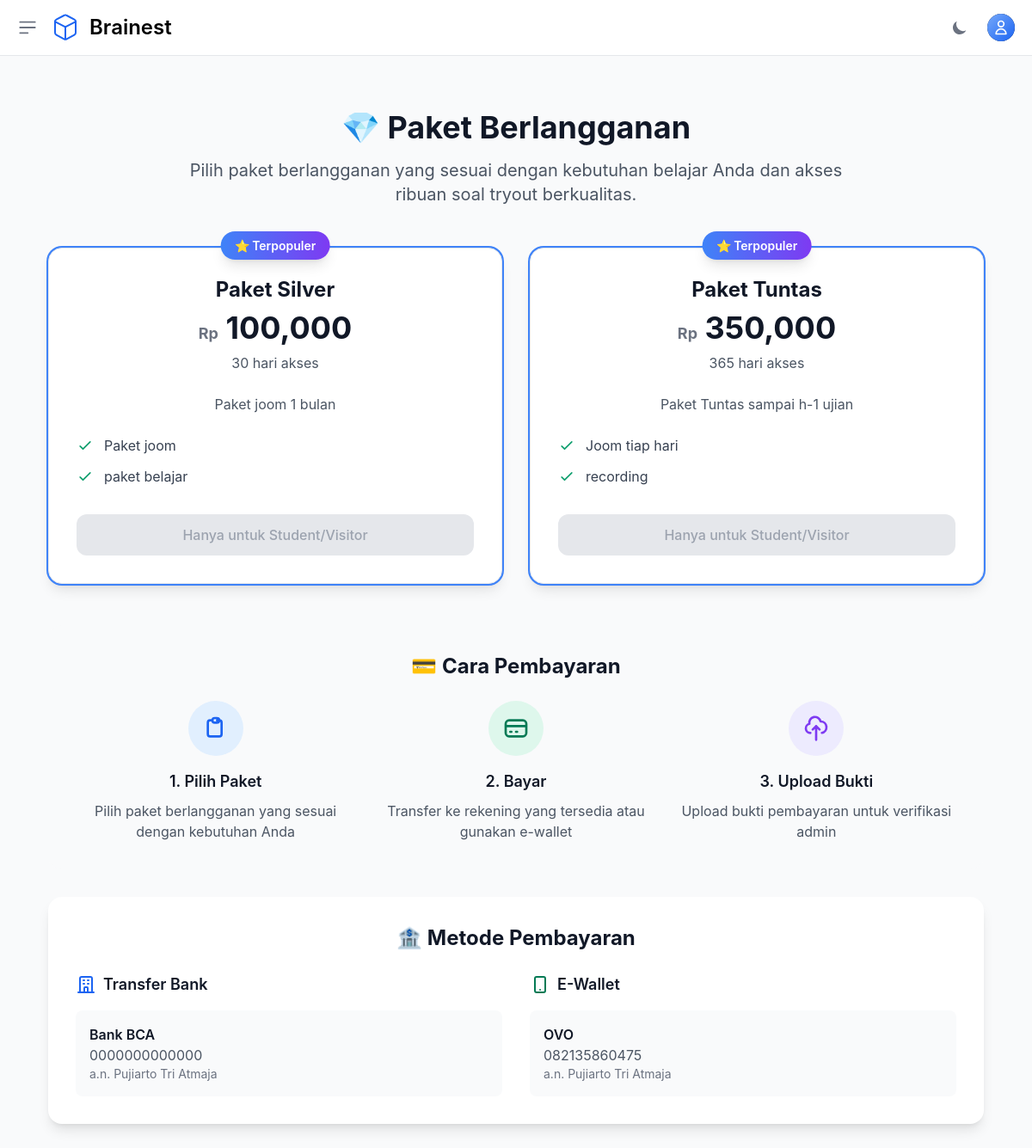
The app's page /subscription/packages/ (signed in) with its own data.
### otosapp/models.py (models this page shows, shortened)
class SubscriptionPackage(models.Model):
    name = models.CharField(max_length=100, verbose_name="Nama Paket")
    description = models.TextField(verbose_name="Deskripsi Paket")
    features = models.TextField(help_text="Fitur-fitur yang tersedia (satu per baris)", verbose_name="Fitur")
    price = models.DecimalField(max_digits=10, decimal_places=2, verbose_name="Harga")
    duration_days = models.IntegerField(verbose_name="Durasi (hari)")
    is_active = models.BooleanField(default=True, verbose_name="Aktif")
    created_at = models.DateTimeField(auto_now_add=True)
    updated_at = models.DateTimeField(auto_now=True)
    access_level = models.CharField(
        max_length=20,
        choices=AccessLevel.choices,
        default=AccessLevel.SILVER,
        help_text="Tentukan tier akses yang diberikan paket ini"
    )
    is_featured = models.BooleanField(default=False, verbose_name="Paket Unggulan")
    class Meta:
        verbose_name = "Paket Berlangganan"
        verbose_name_plural = "Paket Berlangganan"
        ordering = ['price']
    def get_features_list(self):
        return [feature.strip() for feature in self.features.split('\n') if feature.strip()]

class PaymentMethod(models.Model):
    PAYMENT_TYPES = [
        ('bank', 'Transfer Bank'),
        ('ewallet', 'E-Wallet'),
        ('other', 'Lainnya'),
    ]
    name = models.CharField(max_length=100, verbose_name="Nama Metode Pembayaran")
    payment_type = models.CharField(max_length=10, choices=PAYMENT_TYPES, default='bank', verbose_name="Jenis Pembayaran")
    account_number = models.CharField(max_length=50, verbose_name="Nomor Rekening/Akun")
    account_name = models.CharField(max_length=100, verbose_name="Nama Pemilik Rekening")
    is_active = models.BooleanField(default=True, verbose_name="Aktif")
    created_at = models.DateTimeField(auto_now_add=True)
    updated_at = models.DateTimeField(auto_now=True)
    class Meta:
        verbose_name = "Metode Pembayaran"
        verbose_name_plural = "Metode Pembayaran"
        ordering = ['payment_type', 'name']

### otosapp/views.py (the view)
# urls.py: path('subscription/packages/', views.subscription_packages, name='subscription_packages'),
def subscription_packages(request):
    packages = SubscriptionPackage.objects.filter(is_active=True).annotate(
        access_level_order=Case(
            When(access_level=AccessLevel.SILVER, then=0),
            When(access_level=AccessLevel.GOLD, then=1),
            When(access_level=AccessLevel.TUNTAS, then=2),
            When(access_level=AccessLevel.VISITOR, then=3),
            default=4,
            output_field=IntegerField(),
        )
    ).order_by('access_level_order', 'price')
    payment_methods = PaymentMethod.objects.filter(is_active=True).order_by('payment_type', 'name')
    pending_payment = None
    if request.user.is_authenticated:
        pending_payment = PaymentProof.objects.filter(
            user=request.user,
            status='pending'
        ).first()
        user_access_level = request.user.get_access_level() if hasattr(request.user, 'get_access_level') else AccessLevel.VISITOR
    else:
        user_access_level = AccessLevel.VISITOR
    context = {
        'packages': packages,
        'payment_methods': payment_methods,
        'pending_payment': pending_payment,
        'access_level_choices': [
            (value, label) for value, label in AccessLevel.choices if value != AccessLevel.VISITOR
        ],
        'user_access_level': user_access_level,
        'user_access_level_label': _get_access_level_label(user_access_level),
    }
    if request.user.is_authenticated:
        context['subscription_status'] = request.user.get_subscription_status()
    return render(request, 'subscription/packages.html', context)

### otosapp/models.py (called while the page is built, shortened)
    def is_visitor(self):
        return self.role and self.role.role_name == 'Visitor'

    def is_student(self):
        return self.role and self.role.role_name == 'Student'

    def get_access_level(self):
        if getattr(self, 'is_superuser', False):
            return AccessLevel.TUNTAS

### otosapp/views.py (called while the page is built)
def _get_access_level_label(level_value):
    try:
        return AccessLevel(level_value).label
    except (ValueError, TypeError):
        return str(level_value).title() if level_value else 'Tidak diketahui'

### otosapp/templates/subscription/packages.html (shortened to what this page needs)
{% extends 'base.html' %}
{% load humanize %}
{% block content %}
<div class="max-w-7xl mx-auto px-4 sm:px-6 lg:px-8 py-8">
    <div class="text-center mb-12">
        <h1 class="text-4xl font-bold text-gray-900 dark:text-white mb-4">
            💎 Paket Berlangganan
        </h1>
        <p class="text-xl text-gray-600 dark:text-gray-400 max-w-3xl mx-auto">
            Pilih paket berlangganan yang sesuai dengan kebutuhan belajar Anda dan akses ribuan soal tryout berkualitas.
        </p>
    </div>
    <div class="grid grid-cols-1 md:grid-cols-2 lg:grid-cols-{% if packages|length == 4 %}4{% elif packages|length == 3 %}3{% else %}2{% endif %} gap-8 mb-12">
        {% for package in packages %}
        <div class="relative bg-white dark:bg-gray-800 rounded-2xl shadow-lg border border-gray-200 dark:border-gray-700 hover:shadow-xl transition-all duration-300 {% if package.is_featured %}ring-2 ring-blue-500 dark:ring-blue-400{% endif %}">
            {% if package.is_featured %}
            <div class="absolute -top-4 left-1/2 transform -translate-x-1/2">
                <span class="bg-gradient-to-r from-blue-500 to-purple-600 text-white px-4 py-2 rounded-full text-sm font-semibold shadow-lg">
                    ⭐ Terpopuler
                </span>
            </div>
            {% endif %}
            <div class="p-8">
                <div class="text-center mb-6">
                    <h3 class="text-2xl font-bold text-gray-900 dark:text-white mb-2">{{ package.name }}</h3>
                    <div class="text-4xl font-bold text-gray-900 dark:text-white mb-2">
                        <span class="text-lg text-gray-500 dark:text-gray-400">Rp</span>
                        {{ package.price|floatformat:0|intcomma }}
                    </div>
                    <p class="text-gray-600 dark:text-gray-400">{{ package.duration_days }} hari akses</p>
                </div>
                <div class="mb-6">
                    <p class="text-gray-600 dark:text-gray-400 text-center">{{ package.description }}</p>
                </div>
                <div class="mb-8">
                    <ul class="space-y-3">
                        {% for feature in package.get_features_list %}
                        <li class="flex items-center">
                            <svg class="w-5 h-5 text-green-500 mr-3 flex-shrink-0" fill="none" stroke="currentColor" viewBox="0 0 24 24">
                                <path stroke-linecap="round" stroke-linejoin="round" stroke-width="2" d="M5 13l4 4L19 7"/>
                            </svg>
                            <span class="text-gray-700 dark:text-gray-300">{{ feature }}</span>
                        </li>
                        {% endfor %}
                    </ul>
                </div>
                <div class="text-center">
                    {% if user.is_authenticated %}
                        {% if user.is_visitor %}
                            {% if not pending_payment %}
                            <a href="{% url 'upload_payment_proof' package.id %}"
                               class="w-full inline-flex items-center justify-center px-6 py-3 text-base font-medium text-white bg-gradient-to-r {% if package.is_featured %}from-blue-500 to-purple-600 hover:from-blue-600 hover:to-purple-700{% else %}from-gray-600 to-gray-700 hover:from-gray-700 hover:to-gray-800{% endif %} rounded-xl shadow-lg hover:shadow-xl transition-all duration-300 transform hover:scale-105">
                                <svg class="w-5 h-5 mr-2" fill="none" stroke="currentColor" viewBox="0 0 24 24">
                                    <path stroke-linecap="round" stroke-linejoin="round" stroke-width="2" d="M3 10h18M7 15h1m4 0h1m-7 4h12a3 3 0 003-3V8a3 3 0 00-3-3H6a3 3 0 00-3 3v8a3 3 0 003 3z"/>
                                </svg>
                                Bayar Sekarang
                            </a>
                            {% else %}
                            <button disabled class="w-full inline-flex items-center justify-center px-6 py-3 text-base font-medium text-gray-400 bg-gray-200 dark:bg-gray-700 rounded-xl cursor-not-allowed">
                                <svg class="w-5 h-5 mr-2" fill="none" stroke="currentColor" viewBox="0 0 24 24">
                                    <path stroke-linecap="round" stroke-linejoin="round" stroke-width="2" d="M12 8v4l3 3m6-3a9 9 0 11-18 0 9 9 0 0118 0z"/>
                                </svg>
                                Menunggu Verifikasi
                            </button>
                            {% endif %}
                        {% else %}
                            <button disabled class="w-full inline-flex items-center justify-center px-6 py-3 text-base font-medium text-gray-400 bg-gray-200 dark:bg-gray-700 rounded-xl cursor-not-allowed">
                                Hanya untuk Student/Visitor
                            </button>
                        {% endif %}
                    {% endif %}
                </div>
            </div>
        </div>
        {% endfor %}
    </div>
    <div class="bg-gray-50 dark:bg-gray-900 rounded-2xl p-8 mb-8">
        <h3 class="text-2xl font-bold text-gray-900 dark:text-white mb-6 text-center">
            💳 Cara Pembayaran
        </h3>
        <div class="grid grid-cols-1 md:grid-cols-3 gap-6">
            <div class="text-center">
                <div class="w-16 h-16 bg-blue-100 dark:bg-blue-900 rounded-full flex items-center justify-center mx-auto mb-4">
                    <svg class="w-8 h-8 text-blue-600 dark:text-blue-400" fill="none" stroke="currentColor" viewBox="0 0 24 24">
                        <path stroke-linecap="round" stroke-linejoin="round" stroke-width="2" d="M9 5H7a2 2 0 00-2 2v10a2 2 0 002 2h8a2 2 0 002-2V7a2 2 0 00-2-2h-2M9 5a2 2 0 002 2h2a2 2 0 002-2M9 5a2 2 0 012-2h2a2 2 0 012 2"/>
                    </svg>
                </div>
                <h4 class="text-lg font-semibold text-gray-900 dark:text-white mb-2">1. Pilih Paket</h4>
                <p class="text-gray-600 dark:text-gray-400">Pilih paket berlangganan yang sesuai dengan kebutuhan Anda</p>
            </div>
            <div class="text-center">
                <div class="w-16 h-16 bg-green-100 dark:bg-green-900 rounded-full flex items-center justify-center mx-auto mb-4">
                    <svg class="w-8 h-8 text-green-600 dark:text-green-400" fill="none" stroke="currentColor" viewBox="0 0 24 24">
                        <path stroke-linecap="round" stroke-linejoin="round" stroke-width="2" d="M3 10h18M7 15h1m4 0h1m-7 4h12a3 3 0 003-3V8a3 3 0 00-3-3H6a3 3 0 00-3 3v8a3 3 0 003 3z"/>
                    </svg>
                </div>
                <h4 class="text-lg font-semibold text-gray-900 dark:text-white mb-2">2. Bayar</h4>
                <p class="text-gray-600 dark:text-gray-400">Transfer ke rekening yang tersedia atau gunakan e-wallet</p>
            </div>
            <div class="text-center">
                <div class="w-16 h-16 bg-purple-100 dark:bg-purple-900 rounded-full flex items-center justify-center mx-auto mb-4">
                    <svg class="w-8 h-8 text-purple-600 dark:text-purple-400" fill="none" stroke="currentColor" viewBox="0 0 24 24">
                        <path stroke-linecap="round" stroke-linejoin="round" stroke-width="2" d="M7 16a4 4 0 01-.88-7.903A5 5 0 1115.9 6L16 6a5 5 0 011 9.9M15 13l-3-3m0 0l-3 3m3-3v12"/>
                    </svg>
                </div>
                <h4 class="text-lg font-semibold text-gray-900 dark:text-white mb-2">3. Upload Bukti</h4>
                <p class="text-gray-600 dark:text-gray-400">Upload bukti pembayaran untuk verifikasi admin</p>
            </div>
        </div>
    </div>
    <div class="bg-white dark:bg-gray-800 rounded-2xl p-8 shadow-lg">
        <h3 class="text-2xl font-bold text-gray-900 dark:text-white mb-6 text-center">
            🏦 Metode Pembayaran
        </h3>
        {% if payment_methods %}
            {% regroup payment_methods by payment_type as payment_groups %}
            <div class="grid grid-cols-1 md:grid-cols-{{ payment_groups|length }} gap-8">
                {% for group in payment_groups %}
                <div>
                    <h4 class="text-lg font-semibold text-gray-900 dark:text-white mb-4 flex items-center">
                        {% if group.grouper == 'bank' %}
                        <svg class="w-6 h-6 mr-2 text-blue-600" fill="none" stroke="currentColor" viewBox="0 0 24 24">
                            <path stroke-linecap="round" stroke-linejoin="round" stroke-width="2" d="M19 21V5a2 2 0 00-2-2H7a2 2 0 00-2 2v16m14 0h2m-2 0h-5m-9 0H3m2 0h5M9 7h1m-1 4h1m4-4h1m-1 4h1m-5 10v-5a1 1 0 011-1h2a1 1 0 011 1v5m-4 0h4"/>
                        </svg>
                        Transfer Bank
                        {% elif group.grouper == 'ewallet' %}
                        <svg class="w-6 h-6 mr-2 text-green-600" fill="none" stroke="currentColor" viewBox="0 0 24 24">
                            <path stroke-linecap="round" stroke-linejoin="round" stroke-width="2" d="M12 18h.01M8 21h8a2 2 0 002-2V5a2 2 0 00-2-2H8a2 2 0 00-2 2v14a2 2 0 002 2z"/>
                        </svg>
                        E-Wallet
                        {% endif %}
                    </h4>
                    <div class="space-y-3">
                        {% for method in group.list %}
                        <div class="p-4 bg-gray-50 dark:bg-gray-700 rounded-lg">
                            <p class="font-semibold text-gray-900 dark:text-white">{{ method.name }}</p>
                            <p class="text-gray-600 dark:text-gray-400">{{ method.account_number }}</p>
                            <p class="text-sm text-gray-500 dark:text-gray-400">a.n. {{ method.account_name }}</p>
                        </div>
                        {% endfor %}
                    </div>
                </div>
                {% endfor %}
            </div>
        {% endif %}
    </div>
</div>
{% endblock %}

### records on screen
SubscriptionPackage: is_featured "⭐ Terpopuler", name "Paket Silver", price "100,000", duration_days "30", description "Paket joom 1 bulan", get_features_list "Paket joom" "paket belajar"
SubscriptionPackage: is_featured "⭐ Terpopuler", name "Paket Tuntas", price "350,000", duration_days "365", description "Paket Tuntas sampai h-1 ujian", get_features_list "Joom tiap hari" "recording"
PaymentMethod: payment_type "bank" (drawn), name "Bank BCA", account_number "0000000000000", account_name "Pujiarto Tri Atmaja"
PaymentMethod: payment_type "ewallet" (drawn), name "OVO", account_number "082135860475", account_name "Pujiarto Tri Atmaja"
